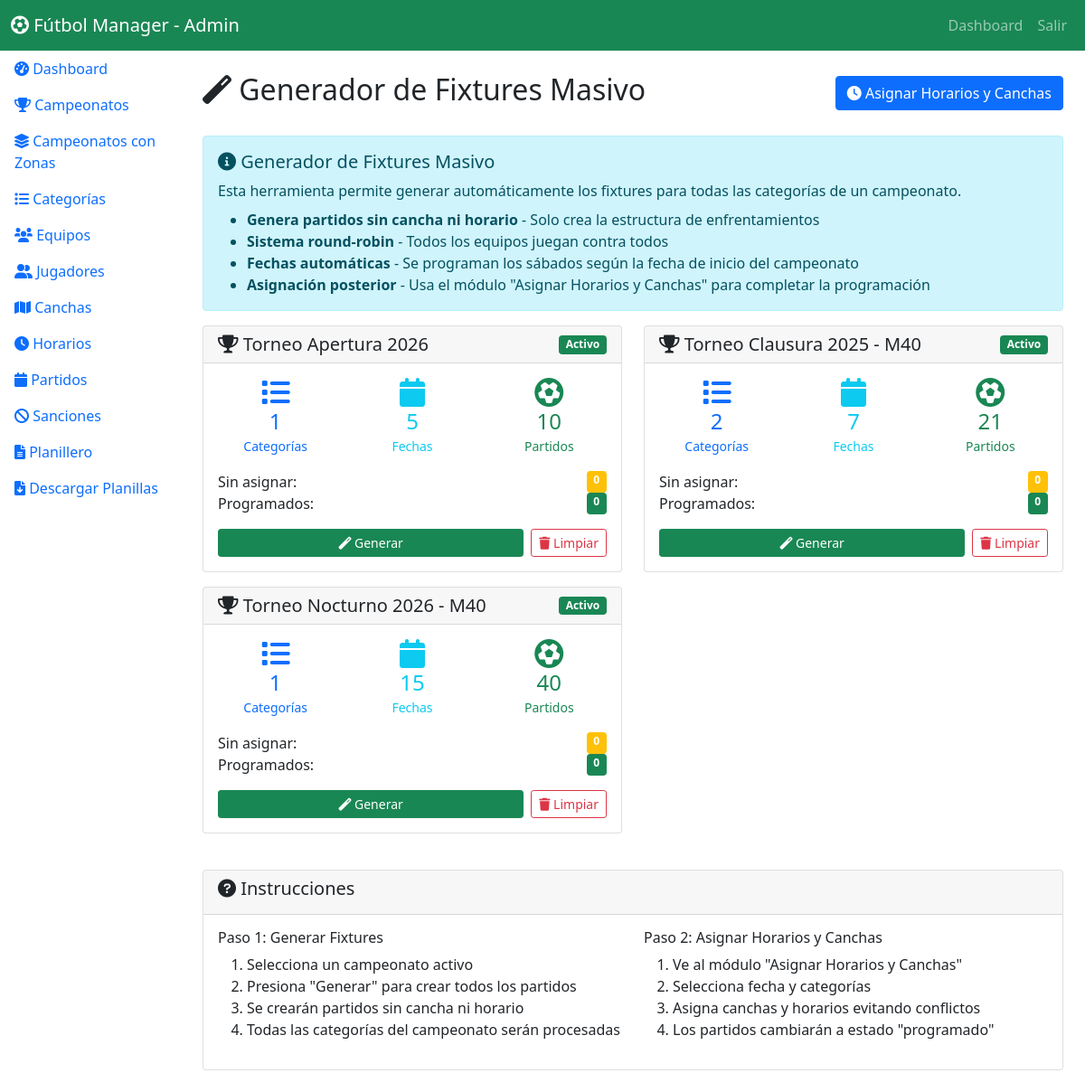
/admin/generar_canchas.php (signed in), run on an earlier commit of the app's database.
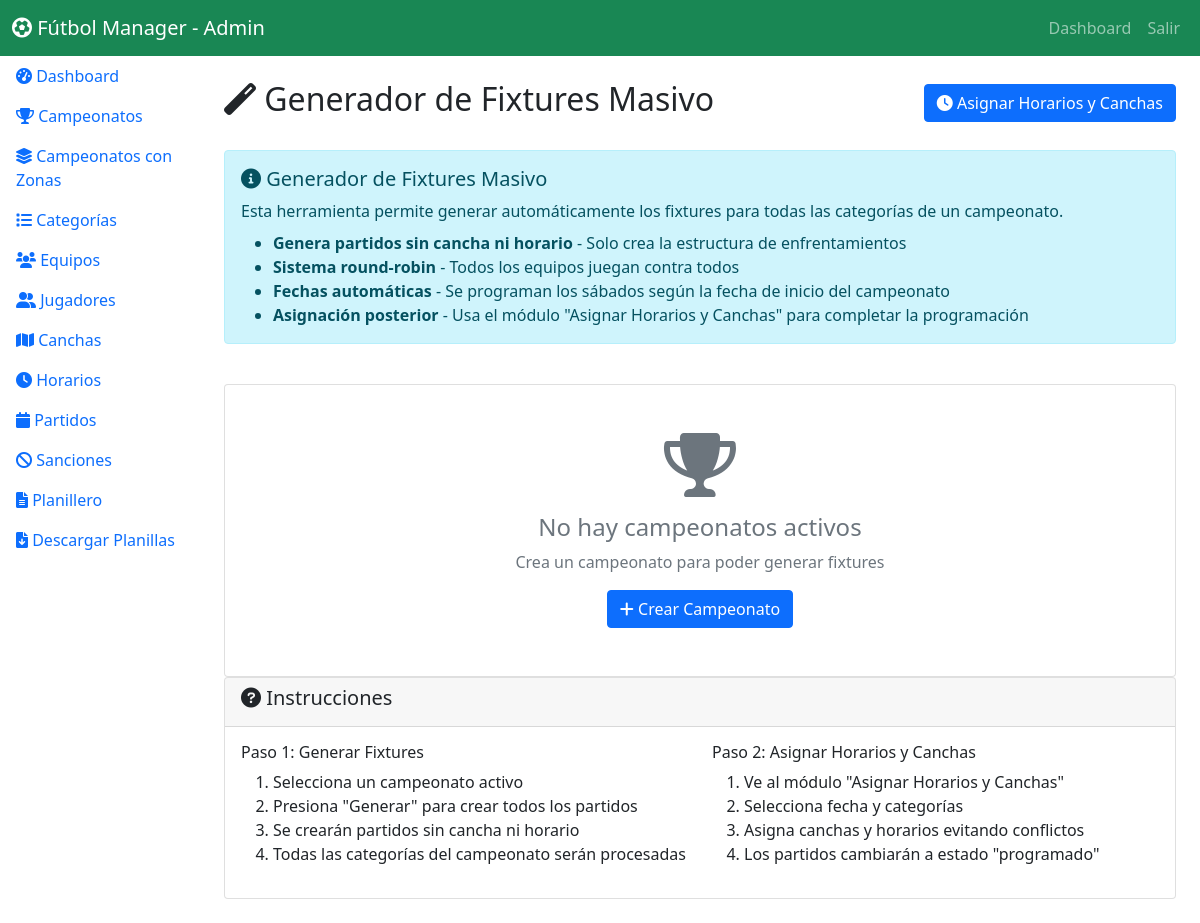
And on a later commit of the database.
### tables this page shows
CREATE TABLE `campeonatos` (
  `id` int(11) NOT NULL,
  `nombre` varchar(100) NOT NULL,
  `descripcion` text DEFAULT NULL,
  `fecha_inicio` date NOT NULL,
  `fecha_fin` date DEFAULT NULL,
  `activo` tinyint(1) DEFAULT 1,
  `es_torneo_nocturno` tinyint(1) DEFAULT 0 COMMENT 'Indica si es un torneo nocturno (por zonas)',
  `created_at` timestamp NULL DEFAULT current_timestamp()
);

### admin/generar_canchas.php (the view, shortened to what the changed rows need)
<?php
$db = Database::getInstance()->getConnection();
$stmt = $db->query("SELECT * FROM campeonatos WHERE activo = 1 ORDER BY nombre");
$campeonatos = $stmt->fetchAll();
$estadisticas = [];
foreach ($campeonatos as $campeonato) {
    $stmt = $db->prepare("
        SELECT
            COUNT(DISTINCT c.id) as total_categorias,
            COUNT(DISTINCT f.id) as total_fechas,
            COUNT(p.id) as total_partidos,
            SUM(CASE WHEN p.estado = 'sin_asignar' THEN 1 ELSE 0 END) as partidos_sin_asignar,
            SUM(CASE WHEN p.estado = 'programado' THEN 1 ELSE 0 END) as partidos_programados
        FROM categorias c
        LEFT JOIN fechas f ON c.id = f.categoria_id
        LEFT JOIN partidos p ON f.id = p.fecha_id
        WHERE c.campeonato_id = ? AND c.activa = 1
    ");
    $stmt->execute([$campeonato['id']]);
    $estadisticas[$campeonato['id']] = $stmt->fetch();
}
?>
<!DOCTYPE html>
<html lang="es">
<head>
    <link href="https://cdnjs.cloudflare.com/ajax/libs/bootstrap/5.1.3/css/bootstrap.min.css" rel="stylesheet">
    <link href="https://cdnjs.cloudflare.com/ajax/libs/font-awesome/6.0.0/css/all.min.css" rel="stylesheet">
    <link href="<?php echo SITE_URL; ?>assets/css/style.css" rel="stylesheet">
</head>
<body>
    <div class="container-fluid">
        <div class="row">
            <div class="col-md-9 col-lg-10 p-4">
                <div class="d-flex justify-content-between align-items-center mb-4">
                    <h2><i class="fas fa-magic"></i> Generador de Fixtures Masivo</h2>
                </div>
                <div class="row mb-4">
                    <?php foreach ($campeonatos as $campeonato): ?>
                        <div class="col-lg-6 mb-3">
                            <div class="card">
                                <div class="card-header d-flex justify-content-between align-items-center">
                                    <h5 class="mb-0">
                                        <i class="fas fa-trophy"></i>
                                        <?php echo htmlspecialchars($campeonato['nombre']); ?>
                                    </h5>
                                    <span class="badge bg-<?php echo $campeonato['activo'] ? 'success' : 'secondary'; ?>">
                                        <?php echo $campeonato['activo'] ? 'Activo' : 'Inactivo'; ?>
                                    </span>
                                </div>
                                <div class="card-body">
                                    <?php $stats = $estadisticas[$campeonato['id']]; ?>
                                    <div class="row text-center mb-3">
                                        <div class="col-4">
                                            <div class="text-primary">
                                                <i class="fas fa-list fa-2x"></i>
                                                <div class="h4 mb-0"><?php echo $stats['total_categorias'] ?? 0; ?></div>
                                                <small>Categorías</small>
                                            </div>
                                        </div>
                                        <div class="col-4">
                                            <div class="text-info">
                                                <i class="fas fa-calendar fa-2x"></i>
                                                <div class="h4 mb-0"><?php echo $stats['total_fechas'] ?? 0; ?></div>
                                                <small>Fechas</small>
                                            </div>
                                        </div>
                                        <div class="col-4">
                                            <div class="text-success">
                                                <i class="fas fa-futbol fa-2x"></i>
                                                <div class="h4 mb-0"><?php echo $stats['total_partidos'] ?? 0; ?></div>
                                                <small>Partidos</small>
                                            </div>
                                        </div>
                                    </div>
                                    <?php if ($stats['total_partidos'] > 0): ?>
                                        <div class="mb-3">
                                            <div class="d-flex justify-content-between">
                                                <span>Sin asignar:</span>
                                                <span class="badge bg-warning"><?php echo $stats['partidos_sin_asignar'] ?? 0; ?></span>
                                            </div>
                                            <div class="d-flex justify-content-between">
                                                <span>Programados:</span>
                                                <span class="badge bg-success"><?php echo $stats['partidos_programados'] ?? 0; ?></span>
                                            </div>
                                        </div>
                                    <?php endif; ?>
                                    <div class="d-grid gap-2 d-md-flex">
                                        <?php if ($campeonato['activo']): ?>
                                            <button class="btn btn-success btn-sm flex-fill"
                                                    onclick="generarFixtures(<?php echo $campeonato['id']; ?>, '<?php echo htmlspecialchars($campeonato['nombre']); ?>')">
                                                <i class="fas fa-magic"></i> Generar
                                            </button>
                                            <?php if ($stats['total_partidos'] > 0): ?>
                                                <button class="btn btn-outline-danger btn-sm"
                                                        onclick="eliminarFixtures(<?php echo $campeonato['id']; ?>, '<?php echo htmlspecialchars($campeonato['nombre']); ?>')">
                                                    <i class="fas fa-trash"></i> Limpiar
                                                </button>
                                            <?php endif; ?>
                                        <?php else: ?>
                                            <button class="btn btn-secondary btn-sm" disabled>
                                                <i class="fas fa-ban"></i> Inactivo
                                            </button>
                                        <?php endif; ?>
                                    </div>
                                </div>
                            </div>
                        </div>
                    <?php endforeach; ?>
                </div>
                <?php if (empty($campeonatos)): ?>
                    <div class="card">
                        <div class="card-body text-center py-5">
                            <i class="fas fa-trophy fa-4x text-muted mb-3"></i>
                            <h4 class="text-muted">No hay campeonatos activos</h4>
                            <p class="text-muted">Crea un campeonato para poder generar fixtures</p>
                            <a href="campeonatos.php" class="btn btn-primary">
                                <i class="fas fa-plus"></i> Crear Campeonato
                            </a>
                        </div>
                    </div>
                <?php endif; ?>
            </div>
        </div>
    </div>
</body>
</html>

What changed in the data, as far as the page shows it:
removed campeonatos: nombre "Torneo Apertura 2026", activo "Activo", total_categorias "1", total_fechas "5", total_partidos "10", partidos_sin_asignar "0", partidos_programados "0"
removed campeonatos: nombre "Torneo Clausura 2025 - M40", activo "Activo", total_categorias "2", total_fechas "7", total_partidos "21", partidos_sin_asignar "0", partidos_programados "0"
removed campeonatos: nombre "Torneo Nocturno 2026 - M40", activo "Activo", total_categorias "1", total_fechas "15", total_partidos "40", partidos_sin_asignar "0", partidos_programados "0"
Also different on the page:
text now shown: "No hay campeonatos activos Crea un campeonato para poder generar fixtures Crear Campeonato"
